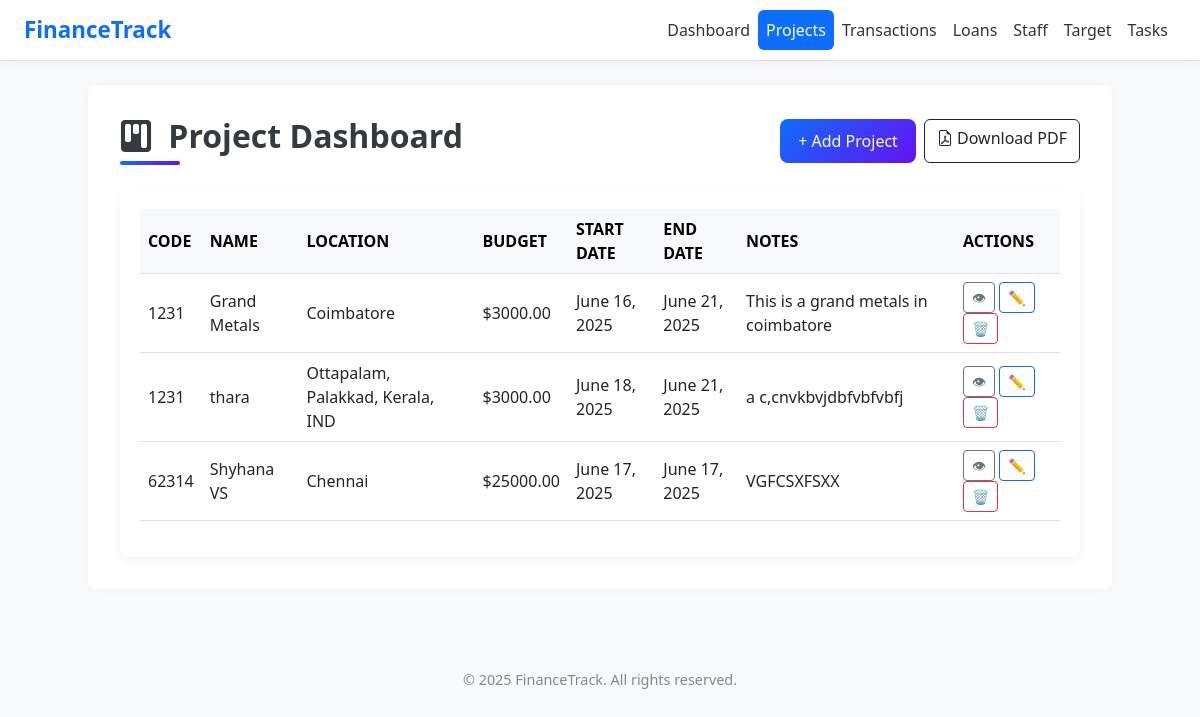
The app's page /projects/, older data.
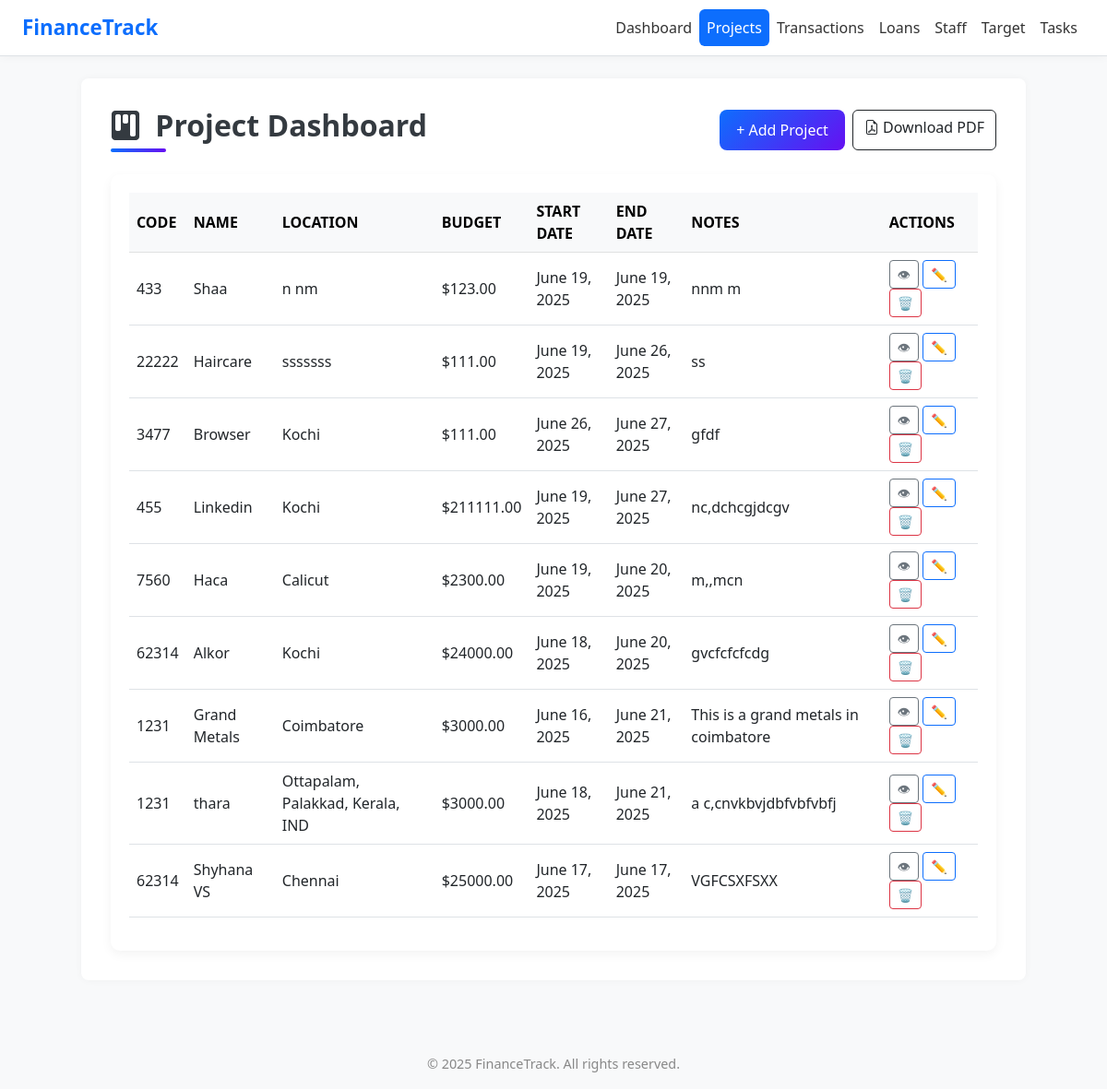
The same page, newer data.
### app1/models.py (models this page shows, shortened)
class Project(models.Model):
    code = models.CharField(max_length=20)
    name = models.CharField(max_length=100)
    location = models.CharField(max_length=100)
    total_budget = models.DecimalField(max_digits=12, decimal_places=2)
    start_date = models.DateField()
    end_date = models.DateField()
    notes = models.TextField(blank=True, null=True)

### app1/views.py (the view, shortened to what this page needs)
# urls.py: path('projects/', views.project_list, name='project_list'),
def project_list(request):
    projects = Project.objects.order_by('-id')
    form = ProjectForm()
    return render(request, 'project.html', {'projects': projects, 'form': form})

### templates/project.html (shortened to what this page needs)
{% extends 'base.html' %}
{% load static %}
{% block content %}
<div class="d-flex flex-column flex-md-row justify-content-between align-items-center mb-4">
    <h2 class="page-title mb-3 mb-md-0">
        <i class="bi bi-kanban-fill me-2"></i> Project Dashboard
    </h2>
    <div class="d-flex gap-2">
        <button type="button" class="add-btn" data-bs-toggle="modal" data-bs-target="#addProjectModal">
            + Add Project
        </button>
        <a href="{% url 'project-pdf' %}" class="btn btn-outline-dark">
            <i class="bi bi-file-earmark-pdf"></i> Download PDF
        </a>
    </div>
</div>
    <div class="table-container">
        <table class="table table-hover">
            <thead class="table-light">
                <tr>
                    <th>CODE</th>
                    <th>NAME</th>
                    <th>LOCATION</th>
                    <th>BUDGET</th>
                    <th>START DATE</th>
                    <th>END DATE</th>
                    <th>NOTES</th>
                    <th>ACTIONS</th>
                </tr>
            </thead>
            <tbody>
                {% for project in projects %}
                <tr>
                    <td>{{ project.code }}</td>
                    <td>{{ project.name }}</td>
                    <td>{{ project.location }}</td>
                    <td>${{ project.total_budget }}</td>
                    <td>{{ project.start_date }}</td>
                    <td>{{ project.end_date }}</td>
                    <td>{{ project.notes }}</td>
                    <td>
                        <a href="{% url 'project-detail' project.pk %}" class="btn btn-sm btn-outline-secondary" title="View">
                            👁
                        </a>
                        <a href="#" class="btn btn-sm btn-outline-primary edit-project-btn"
                            data-id="{{ project.id }}"
                            data-code="{{ project.code }}"
                            data-name="{{ project.name }}"
                            data-location="{{ project.location }}"
                            data-budget="{{ project.total_budget }}"
                            data-start="{{ project.start_date }}"
                            data-end="{{ project.end_date }}"
                            data-notes="{{ project.notes|default_if_none:'' }}">
                            ✏️
                        </a>
                        <a href="#" class="btn btn-sm btn-outline-danger delete-project-btn" data-id="{{ project.id }}">
                            🗑️
                        </a>
                    </td>
                </tr>
                {% endfor %}
            </tbody>
        </table>
    </div>
</div>
{% endblock %}

Row changes from the older to the newer data that the page shows:
added Project: code "433", name "Shaa", location "n nm", total_budget "123.00", start_date "June 19, 2025", end_date "June 19, 2025", notes "nnm m"
added Project: code "22222", name "Haircare", location "sssssss", total_budget "111.00", start_date "June 19, 2025", end_date "June 26, 2025", notes "ss"
added Project: code "3477", name "Browser", location "Kochi", total_budget "111.00", start_date "June 26, 2025", end_date "June 27, 2025", notes "gfdf"
added Project: code "455", name "Linkedin", location "Kochi", total_budget "211111.00", start_date "June 19, 2025", end_date "June 27, 2025", notes "nc,dchcgjdcgv"
added Project: code "7560", name "Haca", location "Calicut", total_budget "2300.00", start_date "June 19, 2025", end_date "June 20, 2025", notes "m,,mcn"
added Project: code "62314", name "Alkor", location "Kochi", total_budget "24000.00", start_date "June 18, 2025", end_date "June 20, 2025", notes "gvcfcfcfcdg"
